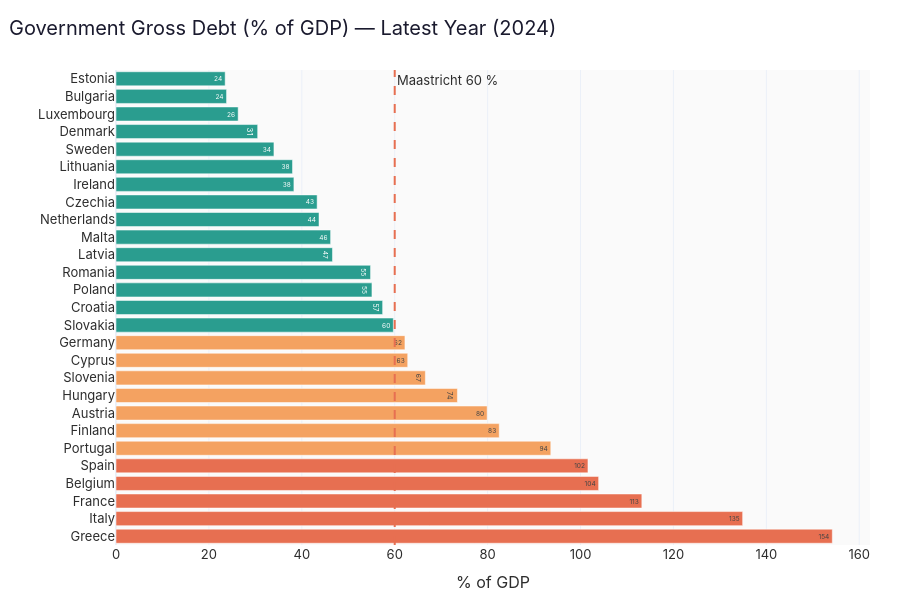

Write notebook code for a chart like this one.
### Markdown cell above
## 4 — Government Debt: The Fiscal Landscape

The Maastricht criteria set 60 % of GDP as the debt ceiling — a target
most large EU members overshoot. The horizontal bar chart ranks the
**latest year** of reported gross debt for every EU country in the dataset.

### Code cell
df_debt = db.sql("""
    with latest as (
        select country_code, max(year) as latest_year
        from gold.gold_fct_gov_finance
        where gross_debt_pct_gdp is not null
        group by country_code
    )
    select g.country_code, c.country_name, g.year, g.gross_debt_pct_gdp
    from gold.gold_fct_gov_finance g
    join latest l on g.country_code = l.country_code and g.year = l.latest_year
    join gold.gold_dim_countries c on g.country_code = c.country_code
    where c.is_eu_member
    order by g.gross_debt_pct_gdp desc
""").df()

fig = px.bar(
    df_debt, x="gross_debt_pct_gdp", y="country_name", orientation="h",
    title=f"Government Gross Debt (% of GDP) — Latest Year ({int(df_debt['year'].iloc[0])})",
    labels={"gross_debt_pct_gdp": "% of GDP", "country_name": ""},
    text_auto=".0f",
)
fig.add_vline(x=60, line_dash="dash", line_color="#e76f51", annotation_text="Maastricht 60 %")
fig.update_layout(height=600, showlegend=False)
fig.update_traces(marker_color=df_debt["gross_debt_pct_gdp"].apply(
    lambda v: "#e76f51" if v > 100 else "#f4a261" if v > 60 else "#2a9d8f"
))
fig.show()

### Figure 1 — Plotly figure (JSON) as saved in the notebook; plotly's stock layout.template omitted (floating-point values rounded to 4 significant figures)
{"data": [{"hovertemplate": "% of GDP=%{x}<br>=%{y}<extra></extra>", "legendgroup": "", "marker": {"color": ["#e76f51", "#e76f51", "#e76f51", "#e76f51", "#e76f51", "#f4a261", "#f4a261", "#f4a261", "#f4a261", "#f4a261", "#f4a261", "#f4a261", "#2a9d8f", "#2a9d8f", "#2a9d8f", "#2a9d8f", "#2a9d8f", "#2a9d8f", "#2a9d8f", "#2a9d8f", "#2a9d8f", "#2a9d8f", "#2a9d8f", "#2a9d8f", "#2a9d8f", "#2a9d8f", "#2a9d8f"], "pattern": {"shape": ""}}, "name": "", "orientation": "h", "showlegend": false, "textposition": "auto", "texttemplate": "%{x:.0f}", "type": "bar", "x": [154.2, 134.9, 113.2, 103.9, 101.6, 93.6, 82.5, 79.9, 73.5, 66.6, 62.8, 62.2, 59.7, 57.4, 55.1, 54.8, 46.6, 46.2, 43.7, 43.3, 38.3, 38.0, 34.0, 30.5, 26.3, 23.8, 23.5], "xaxis": "x", "y": ["Greece", "Italy", "France", "Belgium", "Spain", "Portugal", "Finland", "Austria", "Hungary", "Slovenia", "Cyprus", "Germany", "Slovakia", "Croatia", "Poland", "Romania", "Latvia", "Malta", "Netherlands", "Czechia", "Ireland", "Lithuania", "Sweden", "Denmark", "Luxembourg", "Bulgaria", "Estonia"], "yaxis": "y"}], "layout": {"annotations": [{"showarrow": false, "text": "Maastricht 60 %", "x": 60, "xanchor": "left", "xref": "x", "y": 1, "yanchor": "top", "yref": "y domain"}], "barmode": "relative", "height": 600, "legend": {"tracegroupgap": 0}, "shapes": [{"line": {"color": "#e76f51", "dash": "dash"}, "type": "line", "x0": 60, "x1": 60, "xref": "x", "y0": 0, "y1": 1, "yref": "y domain"}], "showlegend": false, "title": {"text": "Government Gross Debt (% of GDP) — Latest Year (2024)"}, "xaxis": {"anchor": "y", "domain": [0, 1], "title": {"text": "% of GDP"}}, "yaxis": {"anchor": "x", "domain": [0, 1], "title": {"text": ""}}}}
